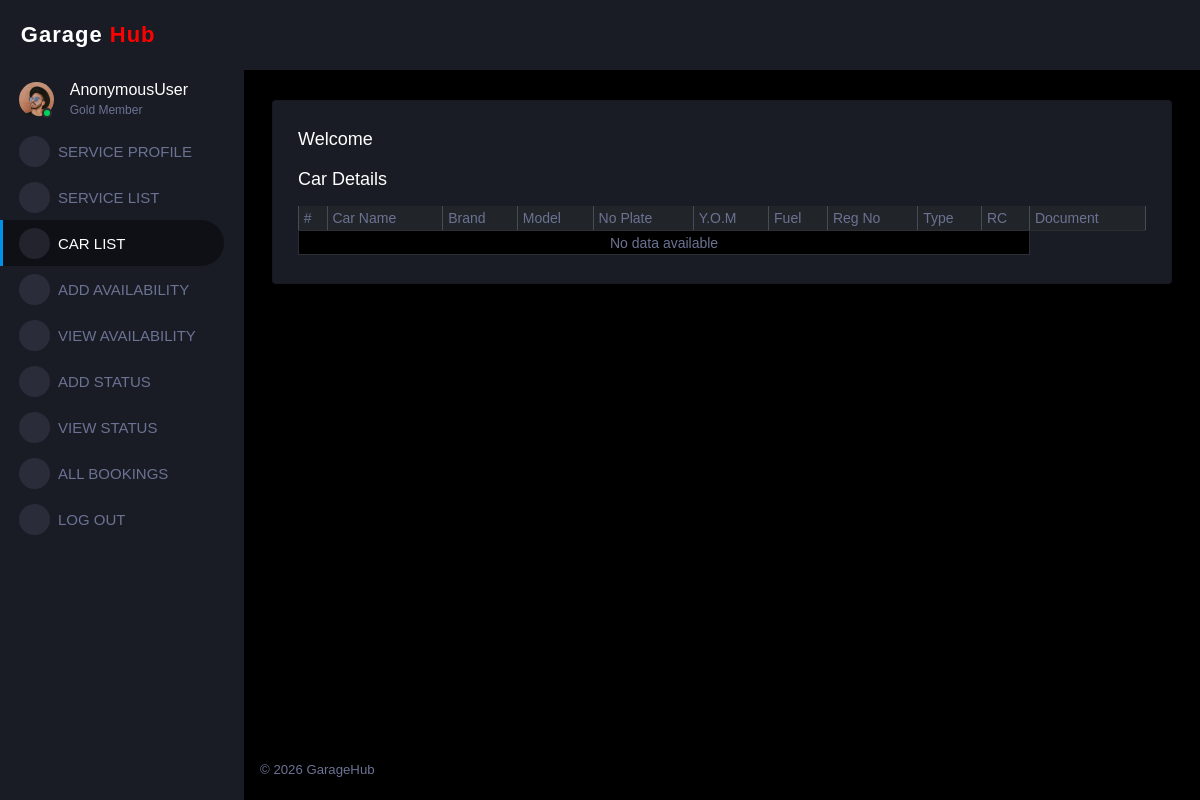
Page /car_list on the earlier database version.
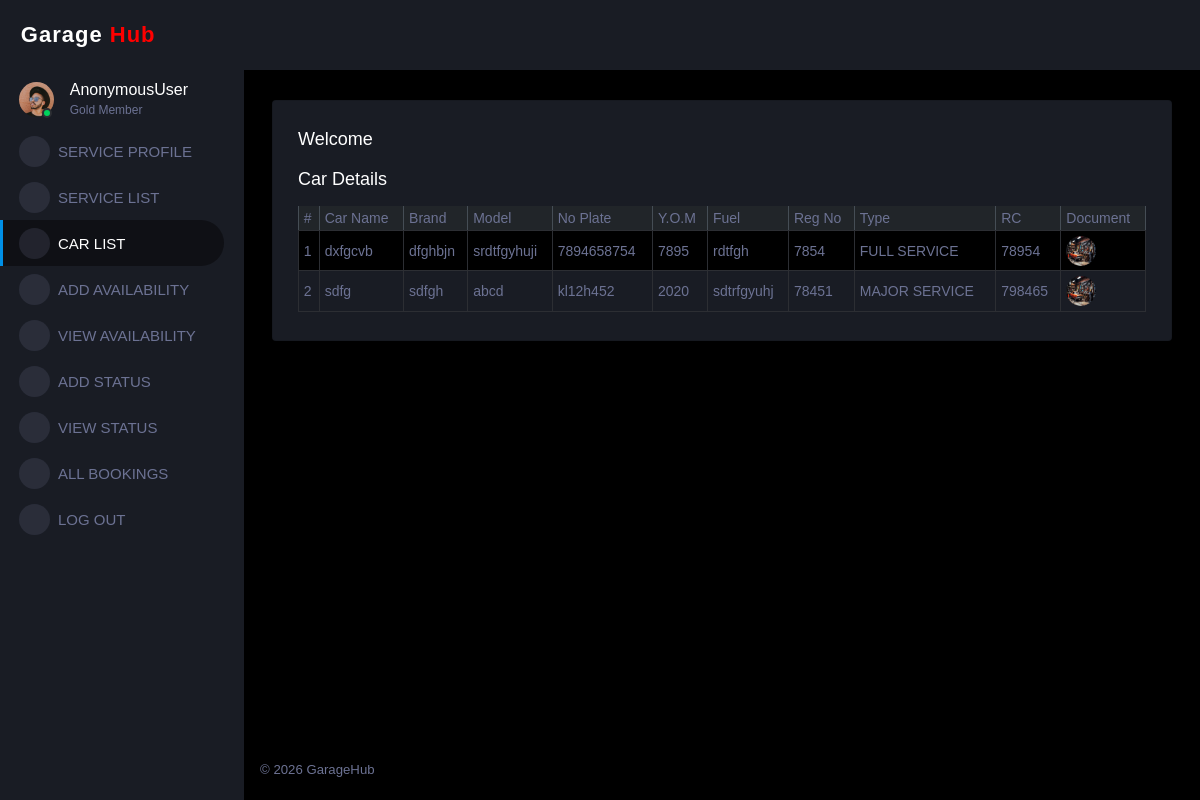
Same page on the later database version.
### GARAGE_APP/models.py (models this page shows, shortened)
class Car(models.Model):
    car_details = models.ForeignKey("Customer", on_delete=models.CASCADE)
    model = models.CharField(max_length=100)
    number_plate = models.CharField(max_length=20)
    rc_number = models.CharField(max_length=20)
    car_name = models.CharField(max_length=100)
    brand = models.CharField(max_length=100)
    year_of_manufacture = models.IntegerField()
    fuel_type = models.CharField(max_length=100)
    registration_number = models.CharField(max_length=100)
    service_type = (
        ("BASIC CAR CHECKS", " basic car checks"),
        ("FULL SERVICE", "full service"),
        ("MAJOR SERVICE", "major service"),
        ("MANUFACTURER SERVICE", "manufacturer service"),
        ("INTERIM SERVICE", "interim service"),
    )
    type = models.CharField(max_length=100,
                            choices=service_type,
                            default="BASIC CAR CHECKS")
    document = models.FileField(upload_to='documents/')

### GARAGE_APP/servicecenterviews.py (the view)
# urls.py: path("car_list",servicecenterviews.car_list,name="car_list"),
def car_list(request):
    data=Car.objects.all()
    return render(request, "service_center/car_list.html", {"data":data})

### templates/service_center/car_list.html
{% extends "service_center/service_centerbase.html" %}
{% block content %}
{% load crispy_forms_tags %}
<h4 class="mb-3">Car Details</h4>
<div class="table-responsive">
<table class="table table-bordered table-striped table-sm">
  <thead class="table-dark">
    <tr>
      <th>#</th>
      <th>Car Name</th>
      <th>Brand</th>
      <th>Model</th>
      <th>No Plate</th>
      <th>Y.O.M</th>
      <th>Fuel</th>
      <th>Reg No</th>
      <th>Type</th>
      <th>RC</th>
        <th>Document</th>
    </tr>
  </thead>
  <tbody>
    {% for i in data %}
    <tr>
      <td>{{ forloop.counter }}</td>
      <td>{{ i.car_name }}</td>
      <td>{{ i.brand }}</td>
      <td>{{ i.model }}</td>
      <td>{{ i.number_plate }}</td>
      <td>{{ i.year_of_manufacture }}</td>
      <td>{{ i.fuel_type }}</td>
      <td>{{ i.registration_number }}</td>
      <td>{{ i.type }}</td>
        <td>{{ i.rc_number }}</td>
          <td>
        {% if i.document %}
          <img src="{{ i.document.url }}" height="60">
        {% endif %}
      </td>
    </tr>
    {% empty %}
    <tr>
      <td colspan="10" class="text-center text-muted">
        No data available
      </td>
    </tr>
    {% endfor %}
  </tbody>
</table>
</div>
{% endblock %}

Differences in the rows shown:
added Car: car_name "dxfgcvb", brand "dfghbjn", model "srdtfgyhuji", number_plate "7894658754", year_of_manufacture "7895", fuel_type "rdtfgh", registration_number "7854", type "FULL SERVICE", rc_number "78954", document (picture)
added Car: car_name "sdfg", brand "sdfgh", model "abcd", number_plate "kl12h452", year_of_manufacture "2020", fuel_type "sdtrfgyuhj", registration_number "78451", type "MAJOR SERVICE", rc_number "798465", document (picture)
Other differences:
text no longer shown: "No data available"
